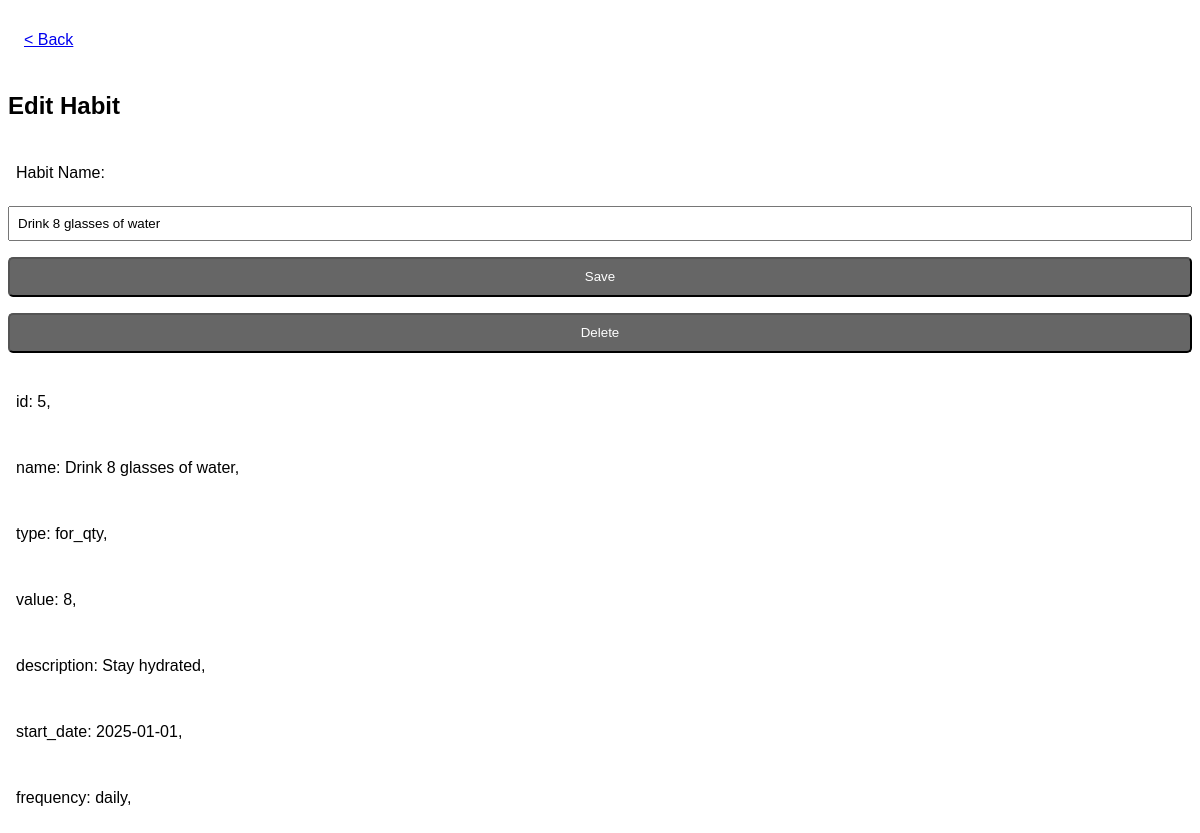
Page /habit/5/update on the earlier database version.
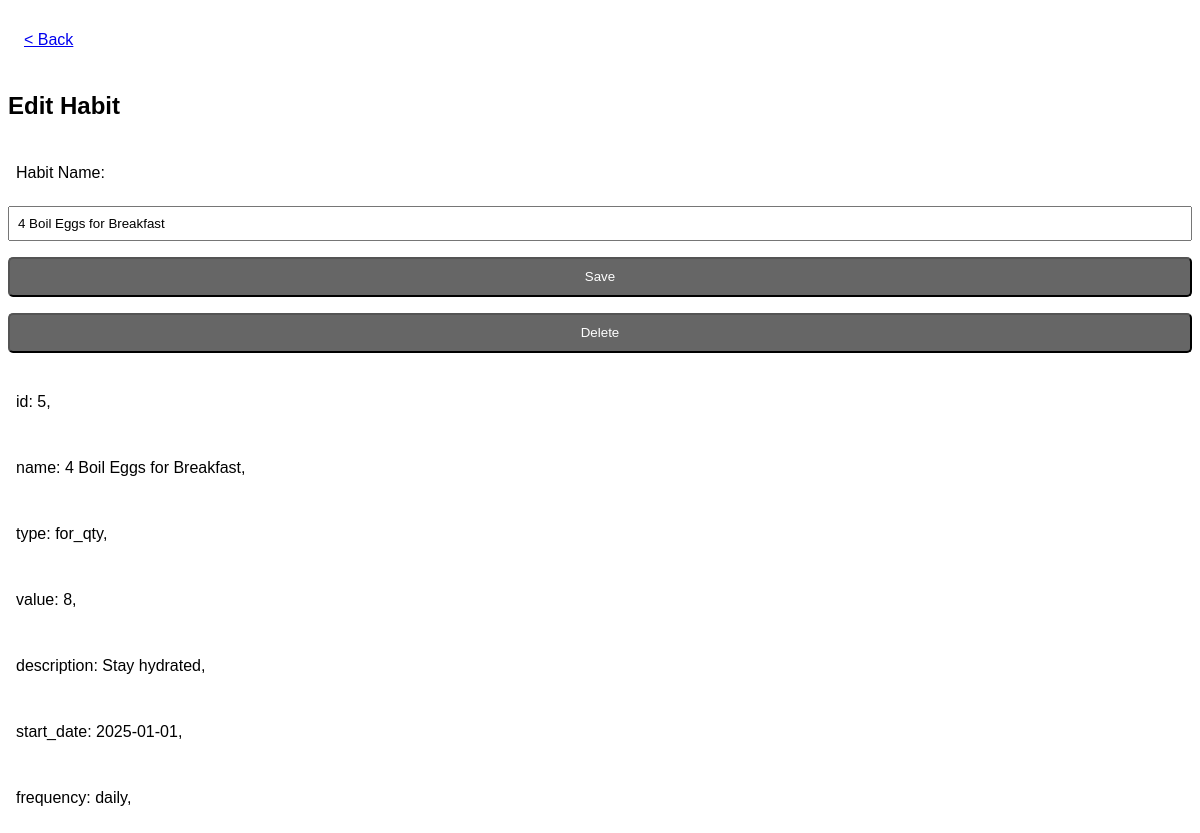
Same page on the later database version.
### tables this page shows
CREATE TABLE habits (
                id INTEGER PRIMARY KEY AUTOINCREMENT,
                name TEXT NOT NULL,
                type TEXT NOT NULL,
                value TEXT NOT NULL, 
                description TEXT,
                start_date DATE NOT NULL, 
                frequency TEXT DEFAULT 'daily'
            );

### habitru.py (the view)
@app.route("/habit/<int:habit_id>/update", methods=["GET", "POST"])
def update_habit(habit_id):
    action = request.form.get("action")
    habit_name = request.form.get("habit-name")
    referrer = request.form.get("referrer")
    conn = get_db_connection()
    if conn:
        if request.method == "POST":
            if action == "save":
                if not habit_name:
                    return redirect(url_for('update_habit', habit_id=habit_id))
                conn.execute("UPDATE habits SET name = ? WHERE id = ?", (habit_name, habit_id))
                conn.commit()
                flash("Habit update successfully.")
                conn.close()
                return redirect(url_for('yearly_view'))
            elif action == "delete":
                conn.execute("DELETE FROM habits WHERE id = ?", (habit_id,))
                conn.commit()
                flash("Habit deleted successfully")
                conn.close()
                return redirect(url_for('yearly_view'))
        else:
            habit_row = conn.execute("SELECT * FROM habits WHERE id = ?;", (habit_id,)).fetchone()
            conn.close()
            habit = {}
            if habit_row:
                for key in habit_row.keys():
                    habit[key] = habit_row[key]
            return render_template('edit_habit.html', habit=habit)
    else:
        flash("Database connection error.")
        return redirect(url_for('daily_view'))

### habitru.py (called while the page is built)
@app.after_request
def after_request(response):
    response.headers["Cache-Control"] = "no-cache, no-store, must-revalidate"
    response.headers["Expires"] = 0
    response.headers["Pragma"] = "no-cache"
    return response

def get_db_connection():
    try:
        conn = sqlite3.connect('habitru.db')
        conn.row_factory = sqlite3.Row
        return conn
    except sqlite3.Error as e:
        print(f"Database connection error: {e}")
        return None

### templates/edit_habit.html (shortened to what this page needs)
{% extends "layout.html" %}
{% block navbar %}
    <nav class="nav">
        <div class="left">
            <a href="javascript:history.back()">< Back</a>
        </div>
    </nav>
{% endblock %}
{% block main %}
    <section id="new-habit">
        <h1>Edit Habit</h1>
        <form name="new-habit" id="habit-tracking-form" action="{{ url_for('update_habit', habit_id=habit.id) }}" method="POST">
            <p>Habit Name:</p>
            <input type="text" name="habit-name" placeholder="Track your meal time, exercise... and more" value="{{ habit.name }}">
            <button id="save-button" type="submit">Save</button>
            <button id="delete-button" type="submit" onclick="document.getElementById('form-action').value='delete';">Delete</button>
            {% for attr in habit%}
                <p>{{attr}}: {{habit[attr]}},</p>
            {% endfor %}
        </form>
    </section>
{% endblock %}

### templates/layout.html (shortened to what this page needs)
<!DOCTYPE html>
<html lang="en">
<head>
    <link href="/static/style.css" rel="stylesheet">
</head>
<body>
    {% block navbar %}{% endblock %}
    {% block main %}{% endblock %}
</body>
</html>

### static/style.css (style rules this page uses)
:root { --standard-width: 380px; }
*, *::before, *::after { box-sizing: border-box; }
html { position: relative; }
body { background-color: #fff; color: #000; font-family: Arial, Helvetica, sans-serif; }
button, .button { display:block; padding: 8px 16px; min-height: 40px; background-color: #666; color: #fff; cursor: pointer; border-radius: 5px; text-decoration-line: none; }
.nav { display:flex; flex-direction: row; top:0px; z-index: 1000; display: flex; justify-content: space-between; align-items: center; width: 100%; min-height: 64px; }
.nav div { flex: 1 1 0%; }
.nav .left { padding-left: 16px; }
#new-habit > form { display: flex; flex-direction: column; }
#habit-tracking-form > * { padding: 8px; margin-bottom: 16px; }

Differences in the rows shown:
changed habits "for_qty": habit-name "Drink 8 glasses of water" → "4 Boil Eggs for Breakfast"
Other differences:
new list line: "name : ,"
new list line: "4 Boil Eggs for Breakfast"
list line gone: "name : ,"
list line gone: "Drink 8 glasses of water"
